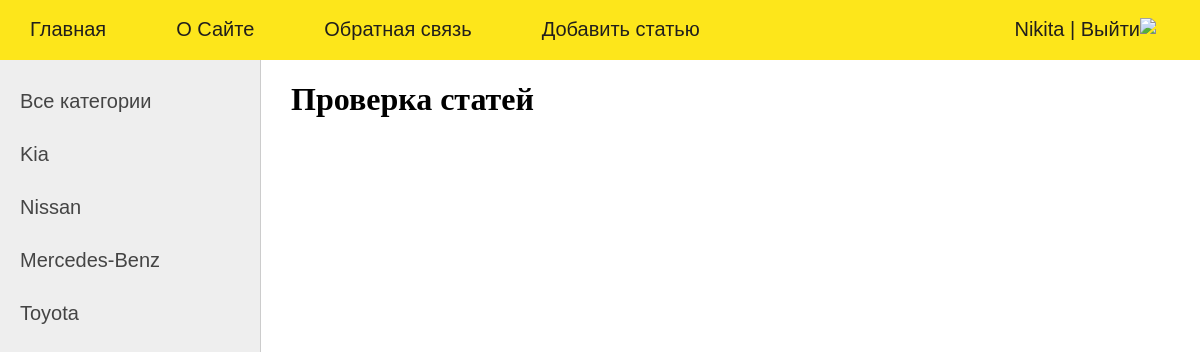
Before: /modering/ (signed in) with the older database file.
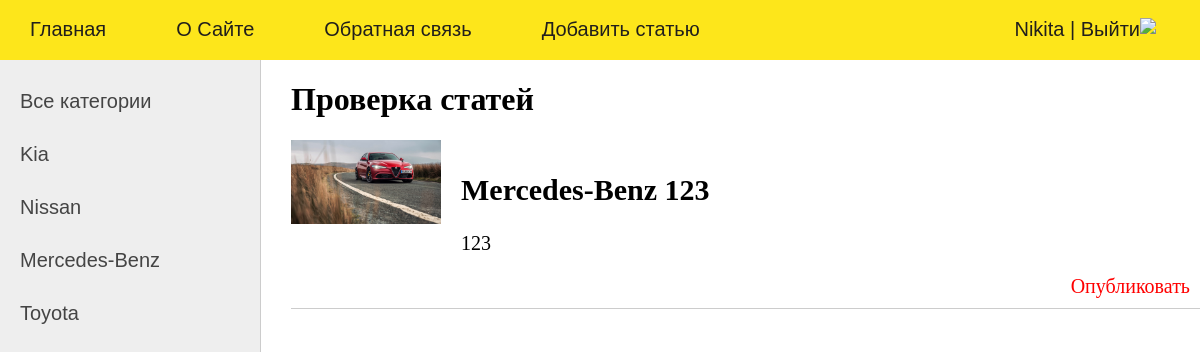
After: the same page with the newer database file.
### cars/models.py (models this page shows, shortened)
class Brands(models.Model):
    name = models.CharField(max_length=30, db_index=True)
    slug = models.SlugField(max_length=255, unique=True, db_index=True, verbose_name="URL")
    def get_absolute_url(self):
        return reverse('brand', kwargs={'brand_slug':self.slug})
    class Meta:
        verbose_name = 'Марка автомобиля'
        verbose_name_plural = 'Марки автомобилей'
        ordering = ['id']

class Cars(models.Model):
    title = models.CharField(max_length=255, verbose_name="Модель")
    slug = models.SlugField(max_length=255, unique=True, db_index=True, verbose_name="URL")
    short_content = models.CharField(max_length=255, verbose_name="Краткое описание")
    content = models.TextField(blank=True, verbose_name="Текст статьи")
    photo = models.ImageField(upload_to="photos/%Y/%m/%d/", verbose_name="Фото", blank=True)
    time_create = models.DateTimeField(auto_now_add=True, verbose_name="Время создания")
    time_update = models.DateTimeField(auto_now=True, verbose_name="Время изменения")
    is_published = models.BooleanField(default=False, verbose_name="Публикация")
    brand = models.ForeignKey('Brands', on_delete=models.PROTECT, verbose_name="Марка")
    author = models.ForeignKey('CustomUser', on_delete=models.PROTECT, verbose_name="Автор", null=True)
    def get_absolute_url(self):
        return reverse('post', kwargs={'post_slug': self.slug})

### cars/views.py (the view)
# urls.py: path('modering/', Modering.as_view(), name='modering'),
class Modering(DataMixin, ListView):
    model = Cars
    template_name = "cars/moder.html"
    context_object_name = 'posts'
    def get_context_data(self, *, object_list=None, **kwargs):
        context = super().get_context_data(**kwargs)
        c_def = self.get_user_context(title="Проверка статей")
        return dict(list(context.items()) + list(c_def.items()))
    def get_queryset(self):
        return Cars.objects.filter(is_published=False)

### cars/models.py (called while the page is built)
    def get_absolute_url(self):
        return reverse('profile', kwargs={'profile_slug':self.slug})

### cars/utils.py (called while the page is built)
    def get_user_context(self, **kwargs):
        context = kwargs
        brands = Brands.objects.all()
        context['menu'] = menu
        context['brands'] = brands
        if 'brand_selected' not in kwargs:
            context['brand_selected'] = 0
        return context

### cars/templates/cars/moder.html
{% extends 'cars/base.html' %}
{% block content %}
<h1>{{title}}</h1>
{% for p in posts %}
<li class="article">
    {% if p.photo %}
    <p class="link-read-post"><a href="{{ p.get_absolute_url }}"><img class="img-article-left thumb" src="/media/{{ p.photo }}" alt="Фото"></a></p>
    {% endif %}
    <h2><a href="{{ p.get_absolute_url }}">{{ p.brand.name }} {{ p.title }}</a></h2>
    <p>{{ p.short_content }}</p>
    <p class="link-read-post"><a>Опубликовать</a></p>
    <hr>
</li>
{% endfor %}
{% endblock %}

### cars/templates/cars/base.html (shortened to what this page needs)
{% load static %}
<!DOCTYPE html>
<html>
<head>
	<link type="text/css" href="{% static 'cars/css/styles.css' %}" rel="stylesheet" />
</head>
<body>
{% block mainmenu %}
		<header>
			<ul id="mainmenu" class="mainmenu">
			<li><a href="{% url 'home' %}"><div class="home">Главная</div></a></li>
{% for m in menu %}
			<li><a href="{% url m.url_name %}">{{m.title}}</a></li>
{% endfor %}
{% if request.user.is_authenticated %}
			<li><a href="{% url 'addpage' %}">Добавить статью</a></li>
{% endif %}
{% if request.user.is_authenticated %}
			<li class="last"><a href="{{user.get_absolute_url}}"><img class="user-photo" src="/media/{{ user.photo }}">{{user.username}}</a> | <a href="{% url 'logout' %}">Выйти</a></li>
{% else %}
			<li class="last"><a href="{% url 'register' %}">Регистрация</a> | <a href="{% url 'login' %}">Войти</a></li>
{% endif %}
			</ul>
		</header>
{% endblock mainmenu %}
<div class="container">
<div  valign="top" class="left-chapters">
	<ul id="leftchapters">
{% if cat_selected == 0 %}
		<li class="selected">Все категории</li>
{% else %}
		<li><a href="{% url 'home' %}">Все категории</a>
			{% for b in brands %}
				{% if b.pk == cat_selected %}
					<li class="selected">{{b.name}}</li>
				{% else %}
					<li><a href="{{ b.get_absolute_url }}">{{b.name}}</a></li>
				{% endif %}
			{% endfor %}
		</li>
{% endif %}
	</ul>
</div>
	<div class="content-text">
{% block content %}
{% endblock %}
	</div>
</div>
</body>
</html>

Changed rows visible on the page:
now on this page (row edited): Cars: photo (picture), brand.name "Mercedes-Benz", title "123", short_content "123"
